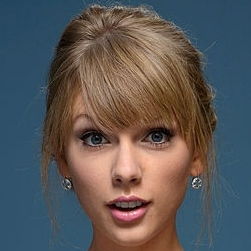
#> input picture Assignment4/Taylor Swift1.jpg, 251 x 251 px
$ jupyter execute --allow-errors PCA_Face_identification.ipynb
#> lines starting #> are read from the running program, lines starting #| are printed output that depends on the picture
[cell 1]
import cv2
import matplotlib.pyplot as plt
import numpy as np
from sklearn.decomposition import PCA
from sklearn.neighbors import KNeighborsClassifier
import sys
from sklearn.neighbors import DistanceMetric

[cell 2]
def createDataMatrix(images):
    numImages = len(images)
    sz = images[0].shape
    data = np.zeros((numImages, sz[0]*sz[1]), dtype=np.float32)
    for i in range(0, numImages):
        image = images[i].flatten()
        data[i,:] = image
    return data
def identification(image,images):
    distance=[None]*len(images)
    min=sys.maxsize
    for i in range (len(images)):
        sd=np.linalg.norm(image-images[i])
        distance[i] = sd
    A,B,C,D,E,F,G,H,I,J,K,L,M, *_ = np.partition(distance, 1)
    print(findA(A,distance))
    print(findA(B,distance))
def findA(A,distance):
    for i in range(len(images)):
        if(A==distance[i]):
            return i

Describe how you selected the images with respect to the conditions of the detection/classification methods

For pca method, we need to find faces that are relatively have the same position, which means having eyes, nose and mouth relatively at the same position in each training picture.

[cell 3]
# import images
img_pathT1 = "Taylor Swift1.jpg"
img_pathT2 = "Taylor Swift2.jpg"
img_pathT3 = "Taylor Swift3.jpg"
img_pathT4 = "Taylor Swift4.jpg"
img_pathT5 = "Taylor Swift5.jpg"
img_pathT6 = "Taylor Swift6.jpg"
img_pathT7 = "Taylor Swift7.jpg"
img_pathT8 = "Taylor Swift8.jpg"
img_pathT9 = "Taylor Swift9.jpg"
img_pathT10 = "Taylor Swift10.jpg"
imageT1 = cv2.imread(img_pathT1)
#> imageT1 is the input picture: shape (251, 251, 3); mean B, G, R 87.7, 87.7, 90.3
imageT2 = cv2.imread(img_pathT2)
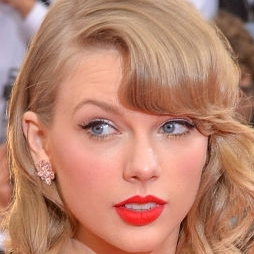
#> input picture Assignment4/Taylor Swift2.jpg, 254 x 254 px
#> imageT2 is the input picture: shape (254, 254, 3); mean B, G, R 110.5, 131.2, 185
imageT3 = cv2.imread(img_pathT3)
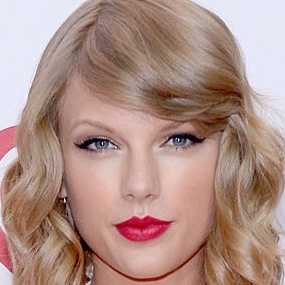
#> input picture Assignment4/Taylor Swift3.jpg, 285 x 285 px
#> imageT3 is the input picture: shape (285, 285, 3); mean B, G, R 134, 143.1, 174.2
imageT4 = cv2.imread(img_pathT4)
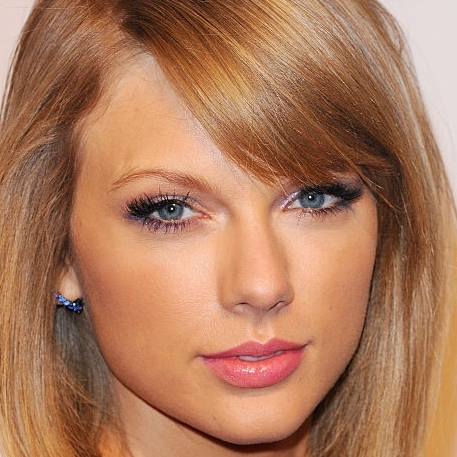
#> input picture Assignment4/Taylor Swift4.jpg, 457 x 457 px
#> imageT4 is the input picture: shape (457, 457, 3); mean B, G, R 91.6, 121.6, 172.8
imageT5 = cv2.imread(img_pathT5)
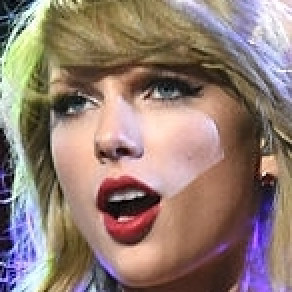
#> input picture Assignment4/Taylor Swift5.jpg, 146 x 146 px (shown 2 times larger)
#> imageT5 is the input picture: shape (146, 146, 3); mean B, G, R 115.8, 125, 146.4
imageT6 = cv2.imread(img_pathT6)
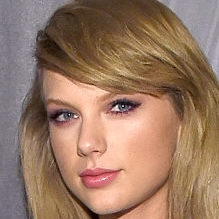
#> input picture Assignment4/Taylor Swift6.jpg, 219 x 219 px
#> imageT6 is the input picture: shape (219, 219, 3); mean B, G, R 99.2, 120.1, 152.6
imageT7 = cv2.imread(img_pathT7)
imageT8 = cv2.imread(img_pathT8)
imageT9 = cv2.imread(img_pathT9)
imageT10 = cv2.imread(img_pathT10)
img_pathca1 = "cabello1.jpg"
img_pathca2 = "cabello2.jpg"
img_pathca3 = "cabello3.jpg"
img_pathca4 = "cabello4.jpg"
img_pathca5 = "cabello5.jpg"
img_pathca6 = "cabello6.jpg"
img_pathca7 = "cabello7.jpg"
img_pathca8 = "cabello8.jpg"
img_pathca9 = "cabello9.jpg"
img_pathca10 = "cabello10.jpg"
imageca1 = cv2.imread(img_pathca1)
imageca2 = cv2.imread(img_pathca2)
imageca3 = cv2.imread(img_pathca3)
imageca4 = cv2.imread(img_pathca4)
imageca5 = cv2.imread(img_pathca5)
imageca6 = cv2.imread(img_pathca6)
imageca7 = cv2.imread(img_pathca7)
imageca8 = cv2.imread(img_pathca8)
imageca9 = cv2.imread(img_pathca9)
imageca10 = cv2.imread(img_pathca10)
img_pathch1 = "Charli XCX1.jpg"
img_pathch2 = "Charli XCX2.jpg"
img_pathch3 = "Charli XCX3.jpg"
img_pathch4 = "Charli XCX4.jpg"
img_pathch5 = "Charli XCX5.jpg"
img_pathch6 = "Charli XCX6.jpg"
img_pathch7 = "Charli XCX7.jpg"
img_pathch8 = "Charli XCX8.jpg"
img_pathch9 = "Charli XCX9.jpg"
img_pathch10 = "Charli XCX10.jpg"
imagech1 = cv2.imread(img_pathch1)
imagech2 = cv2.imread(img_pathch2)
imagech3 = cv2.imread(img_pathch3)
imagech4 = cv2.imread(img_pathch4)
imagech5 = cv2.imread(img_pathch5)
imagech6 = cv2.imread(img_pathch6)
imagech7 = cv2.imread(img_pathch7)
imagech8 = cv2.imread(img_pathch8)
imagech9 = cv2.imread(img_pathch9)
imagech10 = cv2.imread(img_pathch10)
images = [imageT1,imageT2,imageT3,imageT4,imageT5,imageT6,imageT7,imageT8,imageT9,imageT10,
         imageca1,imageca2,imageca3,imageca4,imageca5,imageca6,imageca7,imageca8,imageca9,imageca10,
          imagech1,imagech2,imagech3,imagech4,imagech5,imagech6,imagech7,imagech8,imagech9,imagech10]
# convert images into 128 size and grayscale
#> (the rest of this cell did not finish here and is left out)
